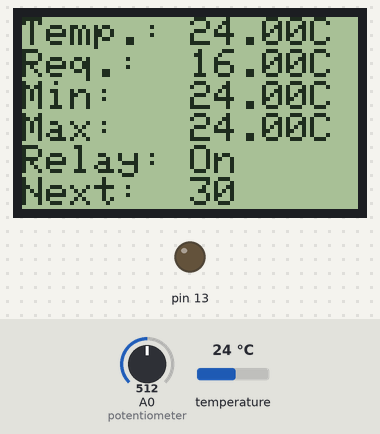
Bench run of a sketch on a simulated Arduino Uno, built with avr-gcc and run on an emulated ATmega328P. Parts: 84×48 one-colour display, output pins drawn as LEDs (lit = HIGH). The inputs (shaded band) are chosen by the test bench; at power-on: temperature 24 °C, A0 (potentiometer) = 512. What the sketch prints to the serial monitor is not drawn.

Above: at 3.3 s.
3.4 s: temperature set to 12 °C
At 4.8 s:
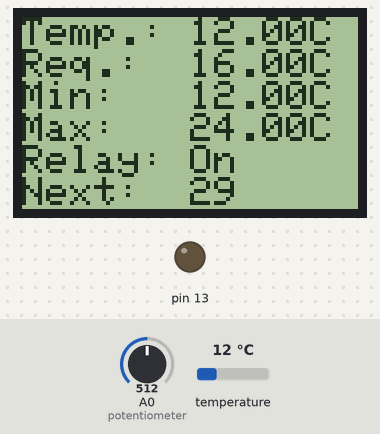
7.6 s: A0 (potentiometer) set to 716
At 8.9 s:
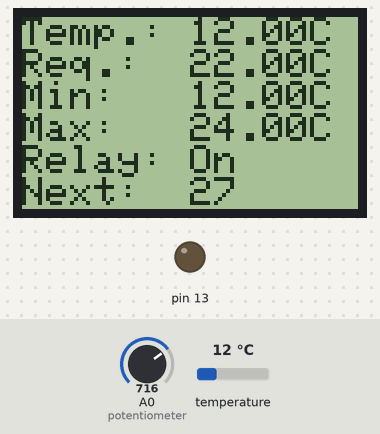
11.2 s: temperature set to 19 °C
At 11.9 s:
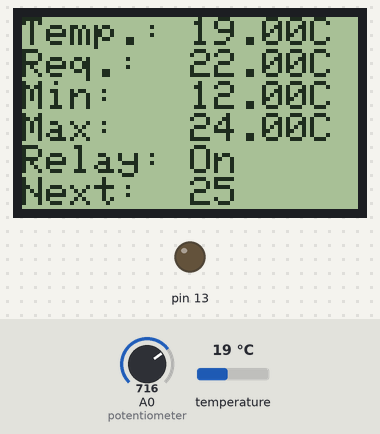
14.8 s: A0 (potentiometer) set to 900
At 16.1 s:
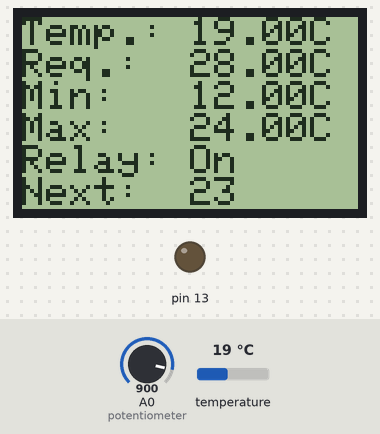
18.4 s: temperature set to 28 °C
At 19.0 s:
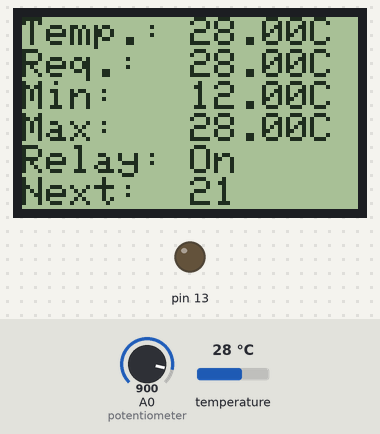
21.9 s: A0 (potentiometer) set to 1009
At 56.9 s:
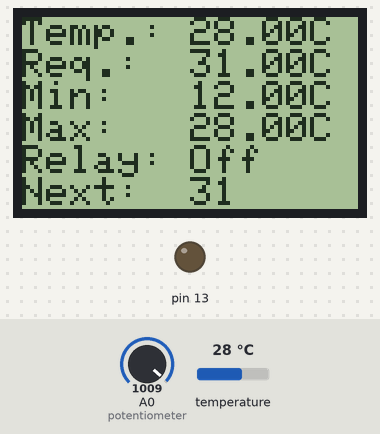
Timing chart, 0 to 58.4 s (numbered marks = the images above; inputs shaded):
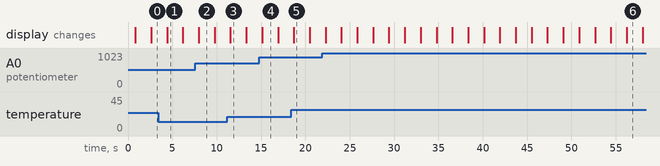

Measured:
- what the display in image 1 shows lasts 1.8 s, from 4.4 s to 6.2 s

The sketch:

thermostat.ino
```cpp
#include <Adafruit_GFX.h>
#include <Adafruit_PCD8544.h>
#include <OneWire.h>
#include <DallasTemperature.h>

#include "classes/Relay.h";

Relay *relay;

// pin 9 - Serial clock out (SCLK)
// pin 8 - Serial data out (DIN)
// pin 7 - Data/Command select (D/C)
// pin 6 - LCD chip select (CS/CE)
// pin 5 - LCD reset (RST)

Adafruit_PCD8544 display = Adafruit_PCD8544(9, 8, 7, 6, 5);

// DS18B20
#define ONE_WIRE_BUS 3

// Instance of sensor
OneWire oneWire(ONE_WIRE_BUS);

// Temp min and max.
float tempMin = 999;
float tempMax = 0;

DallasTemperature sensors(&oneWire);
DeviceAddress sensor1;

float value = 0;
char buf[10];
int potentiometer = 0;

void setup()
{
  Serial.begin(9600);

  // display init
  display.begin();
  display.setContrast(0);

  // sensor init
  sensors.begin();
  sensors.setWaitForConversion(true);

  // relay output
  relay = new Relay(13, 31);
}

void loop()
{
  // sensor read
  sensors.requestTemperatures();
  float tempC = sensors.getTempC(sensor1);

  Serial.println(tempC);

  // temp min and max refresh
  if (tempC > 0 && tempC < 100 && tempC < tempMin)
  {
    tempMin = tempC;
  }
  if (tempC > 0 && tempC < 100 && tempC > tempMax)
  {
    tempMax = tempC;
  }

  // display reset
  display.clearDisplay();
  display.setTextSize(1);
  display.setTextColor(BLACK);
  display.setCursor(0,0);

  value = analogRead(potentiometer) / 32;

  display.print("Temp.: ");
  display.print(tempC);
  display.print("C");
  display.println();

  display.print("Req.:  ");
  display.print(value);
  display.print("C");
  display.println();

  display.print("Min:   ");
  display.print(tempMin);
  display.print("C");
  display.println();

  display.print("Max:   ");
  display.print(tempMax);
  display.print("C");
  display.println();

  if (relay->isNext())
  {
    if (tempC > value)
    {
      relay->setOn();
    }
    else
    {
      relay->setOff();
    }
    relay->reset();
  }

  display.print("Relay: ");
  if (relay->isOn())
  {
    display.print("On");
  }
  else
  {
    display.print("Off");
  }
  display.println();

  display.print("Next:  ");
  display.print(relay->getNext());

  display.display();

  relay->cicle();
  delay(1000);
}
```

Relay.h
```cpp
#ifndef Relay_h
#define Relay_h

#include "Arduino.h"

class Relay
{
  public:
    Relay(int pin);
    Relay(int pin, int delay);
    int getNext();
    void cicle();
    bool isNext();
    bool isOn();
    void set(bool status);
    void setOn();
    void setOff();
    void reset();
  private:
    int _delay;
    int _pin;
    int _cicles;
    bool _status;
};

#endif
```
